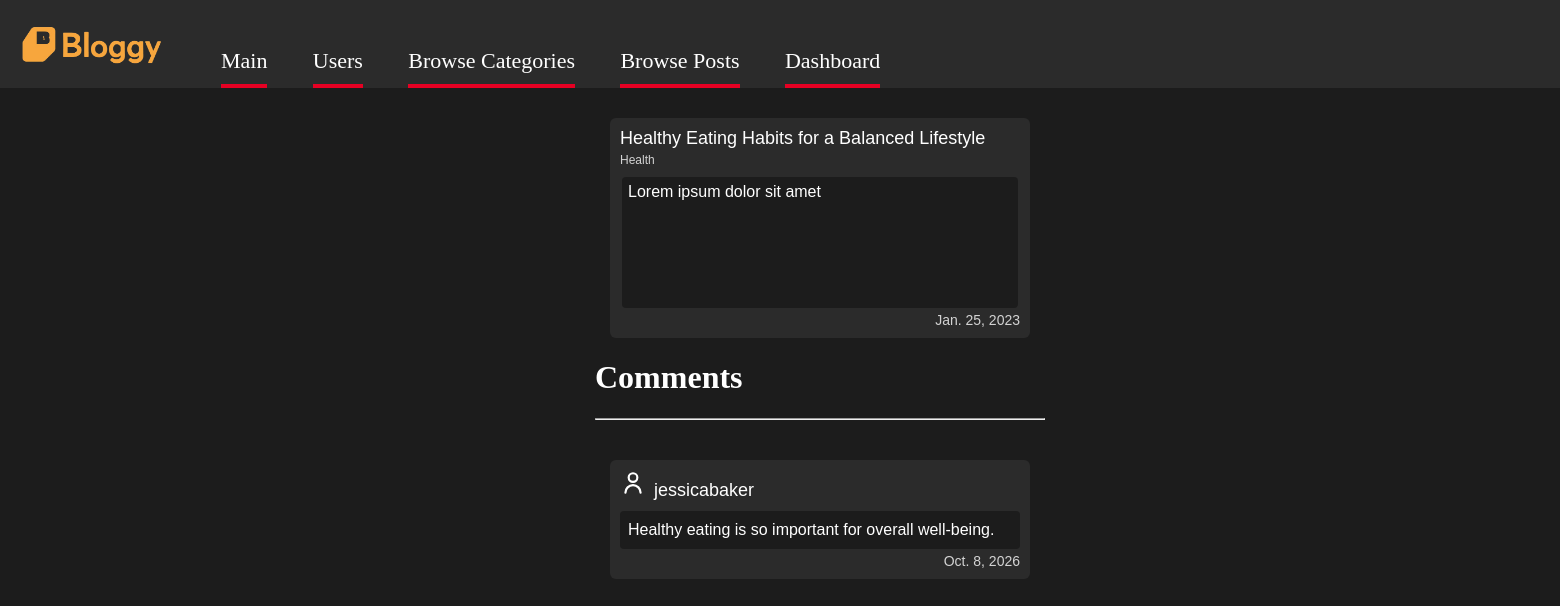
The page /posts/post/6 on the database its author committed.
### blogs/models.py (models this page shows)
class Post(models.Model):
    category = models.ForeignKey(Category, on_delete=models.CASCADE)
    title = models.CharField(max_length=50)
    content = models.TextField()
    date_published = models.DateField()

class Category(models.Model):
    name = models.CharField(max_length=50)

class Comment(models.Model):
    post_id = models.ForeignKey(Post, on_delete=models.CASCADE)
    user_id = models.ForeignKey(User, on_delete=models.CASCADE)
    content = models.TextField()
    date_published = models.DateField()

### blogs/views.py (the view)
# urls.py: path('posts/post/<int:id>', views.post, name='post'),
def post(request, id):
   post = Post.objects.select_related().get(id=id)
   comments = Comment.objects.filter(post_id=id)
   template = loader.get_template('post.html')
   context = {
      'post' : post,
      'comments': comments,
   }
   return HttpResponse(template.render(context, request))

### blogs/templates/post.html (shortened to what this page needs)
{% extends 'master.html' %}
{% block body %}
<div class="grid-item">
    <div class="title">{{ post.title }}</div>
    <div class="category">{{ post.category.name }}</div>
    <div class="content">{{ post.content }}</div>
    <div class="date">{{ post.date_published }}</div>
</div>
<div class="divider">
    <h1>Comments</h1>
    <hr>
</div>
{% for comment in comments %}
<div class="comment-item">
    <div class="commentor">{{ comment.user_id.username }}</div>
    <div class="content">{{ comment.content }}</div>
    <div class="date">{{ comment.date_published }}</div>
</div>
{% endfor %}
{% endblock %}

### blogs/static/blogs/css/root.css (style rules this page uses)
h1, h2 { color: white; }
body { margin: 0; background-color: #1c1c1c }

### blogs/static/blogs/css/posts.css (style rules this page uses)
.grid-item { display: flex; width: 400px; height: 200px; background-color: #2b2b2b; color: white; padding: 10px; flex-direction: column; align-items: left; font-size: 18px; margin: 0 auto 10px; border-radius: 6px; font-family: 'Arial'; }
.title { font-size: 18px; }
.category { font-size: 12px; color: lightgray; margin: 4px 0 10px; }
.content { width: 96%; height: 120px; padding: 6px; margin: 0 auto; border-radius: 4px; background-color: #1c1c1c; font-size: 16px; }
.date { direction: rtl; font-size: 14px; margin-top: 4px; color: lightgray; }
.divider { width: 450px; margin: 0 auto 40px; color: white; }
.comment-item { display: flex; width: 400px; height: auto; background-color: #2b2b2b; color: white; padding: 10px; flex-direction: column; align-items: left; font-size: 18px; margin: 0 auto 10px; text-decoration: none; border-radius: 6px; font-family: 'Arial'; }
.comment-item .content { height: auto; margin-top: 10px; padding: 10px 8px; }

### rows shown on the page
Post: title "Healthy Eating Habits for a Balanced Lifestyle", category.name "Health", content "Lorem ipsum dolor sit amet", date_published "Jan. 25, 2023"
Comment: user_id.username "jessicabaker", content "Healthy eating is so important for overall well-being.", date_published "Oct. 8, 2026"
